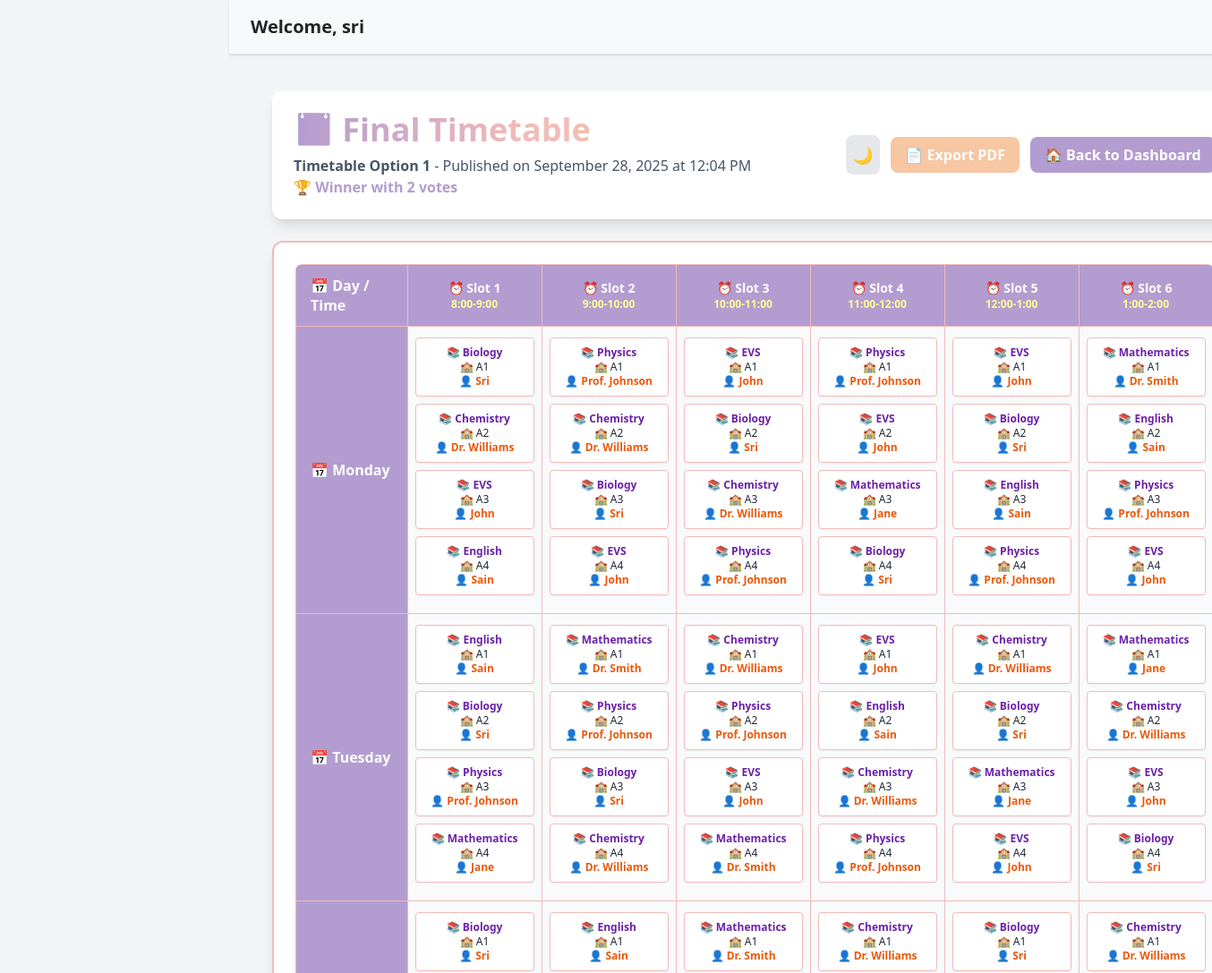
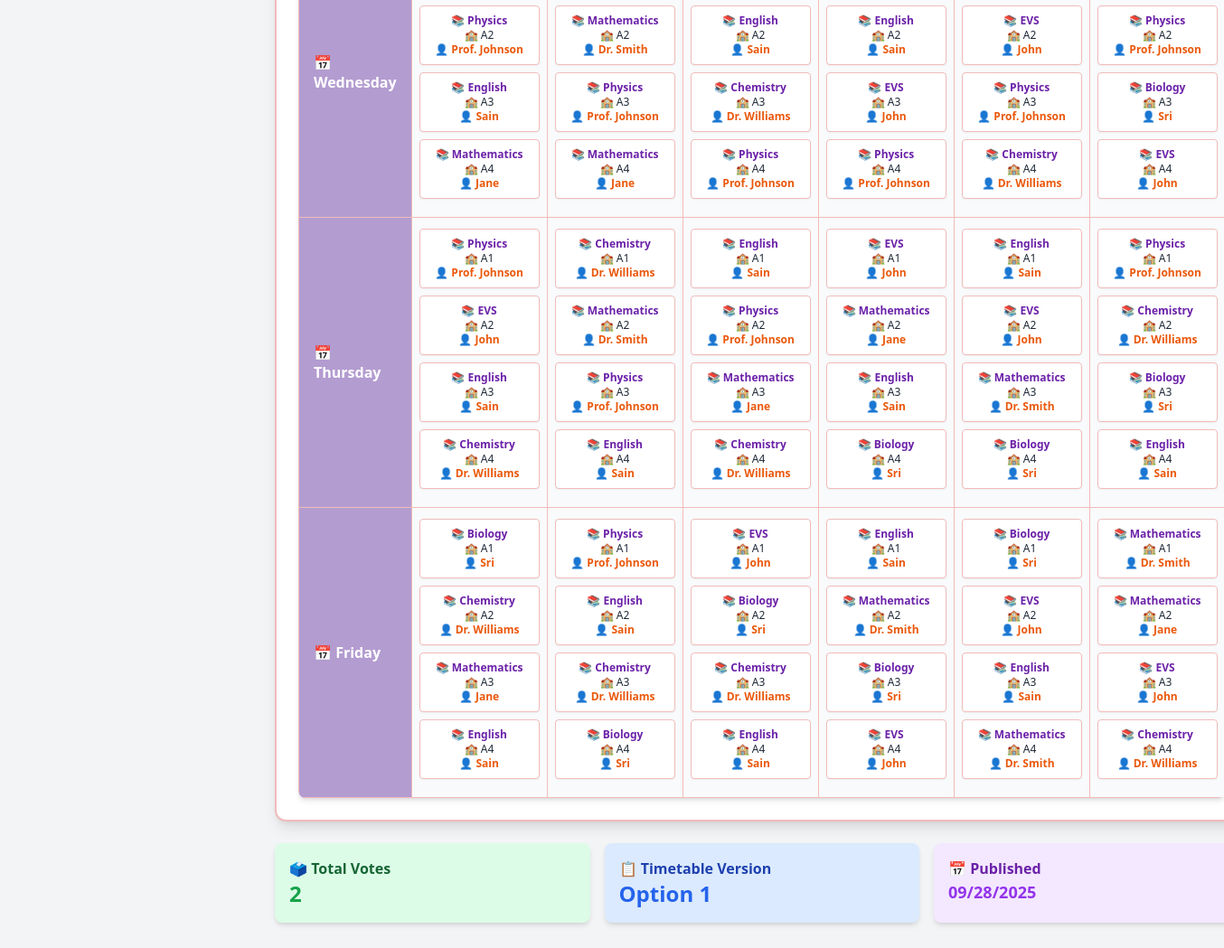
The page /published_timetable (signed in) on the database its author committed (2 pictures, top to bottom).
### app/models.py (models this page shows, shortened)
class User(UserMixin, db.Model):
    id = db.Column(db.Integer, primary_key=True)
    username = db.Column(db.String(150), unique=True, nullable=False)
    password = db.Column(db.String(150), nullable=False)
    role = db.Column(db.String(50), nullable=False, default='faculty')  # 'scheduler' or 'faculty'
    faculty_id = db.Column(db.Integer, db.ForeignKey('faculty.id'), nullable=True)  # Link to faculty record
    faculty = db.relationship('Faculty', backref='user_account')
    votes = db.relationship('Vote', backref='user')

class Timetable(db.Model):
    id = db.Column(db.Integer, primary_key=True)
    name = db.Column(db.String(150), nullable=True)
    data = db.Column(db.Text, nullable=False)
    version = db.Column(db.Integer, nullable=False, default=1)  # 1, 2, or 3 for the three options
    session_id = db.Column(db.String(100), nullable=False)  # Groups the 3 timetables together
    created_at = db.Column(db.DateTime, default=datetime.utcnow)
    is_active = db.Column(db.Boolean, default=True)  # Current voting session
    vote_count = db.Column(db.Integer, default=0)  # Total votes for this timetable
    is_published = db.Column(db.Boolean, default=False)  # Marks the winning timetable as published
    published_at = db.Column(db.DateTime, nullable=True)  # When the results were published
    votes = db.relationship('Vote', backref='timetable')

### app/routes.py (the view)
@main.route("/published_timetable")
@login_required
def get_published_timetable():
    published_timetable = Timetable.query.filter_by(is_published=True).order_by(Timetable.published_at.desc()).first()
    if not published_timetable:
        flash('No published timetable available yet.', 'info')
        return redirect(url_for('main.dashboard'))
    timetable_data = json.loads(published_timetable.data)
    consolidated_data = consolidate_timetables(timetable_data)
    return render_template('published_timetable.html',
                         timetable=published_timetable,
                         consolidated_data=consolidated_data,
                         current_user=current_user)

### app/routes.py (called while the page is built)
@login_manager.user_loader
def load_user(user_id):
    return User.query.get(int(user_id))

### app/templates/published_timetable.html (shortened to what this page needs)
﻿{% extends 'base.html' %} {% block title %}Published Timetable{% endblock %} {%
block content %}
<script src="https://cdn.tailwindcss.com"></script>
<div
  class="container mx-auto mt-2 px-4 bg-gray-100 dark:bg-gray-900 text-slate-700 dark:text-gray-300 min-h-screen transition-colors duration-300"
>
  <div
    class="flex justify-between items-center mb-6 bg-white dark:bg-gray-800 p-6 rounded-xl shadow-lg transition-colors duration-300 animate-on-load"
  >
    <div>
      <h1
        class="text-4xl font-extrabold bg-gradient-to-r from-custom-purple via-custom-pink to-custom-orange bg-clip-text text-transparent animate-slide-left"
      >
      </h1>
      <p class="text-slate-600 dark:text-gray-400 mt-2">
        <strong>{{ timetable.name }}</strong> - Published on {{
        timetable.published_at.strftime('%B %d, %Y at %I:%M %p') }}
      </p>
      <p class="text-custom-purple font-semibold">
        🏆 Winner with {{ timetable.vote_count }} votes
      </p>
    </div>
    <div class="flex gap-3 items-center">
      <button
        id="darkModeToggle"
        class="p-2 rounded-lg bg-gray-200 dark:bg-gray-600 hover:bg-gray-300 dark:hover:bg-gray-500 transition-all duration-300 dark-mode-toggle"
        title="Toggle dark mode"
      >
        <span class="text-gray-600 dark:text-yellow-400 text-lg">🌙</span>
      </button>
      <a
        href="{{ url_for('main.export_timetable_pdf') }}"
        class="bg-custom-orange hover:bg-custom-peach text-white font-bold py-2 px-4 rounded-lg transition-all duration-300 btn-animated"
      >
        📄 Export PDF
      </a>
      <a
        href="{{ url_for('main.dashboard') }}"
        class="bg-custom-purple hover:bg-custom-pink text-white font-bold py-2 px-4 rounded-lg transition-all duration-300 btn-animated"
      >
        🏠 Back to Dashboard
      </a>
    </div>
  </div>
  <div
    class="bg-white dark:bg-gray-800 rounded-xl shadow-lg p-6 border-2 border-custom-pink card-hover transition-colors duration-300 animate-on-load"
  >
    <div class="overflow-x-auto rounded-lg shadow-md">
      <table class="min-w-full border-collapse border border-custom-purple">
        <thead class="bg-custom-purple text-white">
          <tr>
            <th class="px-4 py-3 text-left border border-custom-pink font-bold">
              📅 Day / Time
            </th>
            {% for slot in ['Slot 1', 'Slot 2', 'Slot 3', 'Slot 4', 'Slot 5',
            'Slot 6'] %}
            <th
              class="px-4 py-3 text-center border border-custom-pink font-bold min-w-[150px]"
            >
              <div class="text-sm font-bold">⏰ {{ slot }}</div>
              <div class="text-xs text-custom-yellow">
                {% if slot == 'Slot 1' %}8:00-9:00{% endif %} {% if slot ==
                'Slot 2' %}9:00-10:00{% endif %} {% if slot == 'Slot 3'
                %}10:00-11:00{% endif %} {% if slot == 'Slot 4' %}11:00-12:00{%
                endif %} {% if slot == 'Slot 5' %}12:00-1:00{% endif %} {% if
                slot == 'Slot 6' %}1:00-2:00{% endif %}
              </div>
            </th>
            {% endfor %}
          </tr>
        </thead>
        <tbody class="bg-gray-50 dark:bg-gray-700">
          {% for day in ['Monday', 'Tuesday', 'Wednesday', 'Thursday', 'Friday']
          %}
          <tr
            class="hover:bg-custom-peach dark:hover:bg-gray-600 transition-all duration-300"
          >
            <td
              class="px-4 py-3 font-semibold border border-custom-pink bg-custom-purple text-white"
            >
              📅 {{ day }}
            </td>
            {% for slot in ['Slot 1', 'Slot 2', 'Slot 3', 'Slot 4', 'Slot 5',
            'Slot 6'] %}
            <td
              class="px-2 py-3 border border-custom-pink text-center align-top"
            >
              {% if consolidated_data[day][slot] %} {% for class_info in
              consolidated_data[day][slot] %} {% set parts =
              class_info.split('|') %} {% if parts|length >= 3 %}
              <div
                class="mb-2 p-2 bg-white dark:bg-gray-600 rounded text-xs border border-custom-pink shadow-sm hover:shadow-md transition-all duration-300"
              >
                <div class="font-bold text-purple-800 dark:text-purple-300">
                  📚 {{ parts[0] }}
                </div>
                <div class="text-gray-800 dark:text-gray-200 font-medium">
                  🏫 {{ parts[1] }}
                </div>
                <div class="text-orange-600 dark:text-orange-400 font-semibold">
                  👤 {{ parts[2] }}
                </div>
              </div>
              {% endif %} {% endfor %} {% else %}
              <span class="text-gray-600 dark:text-gray-400 text-sm font-medium"
                >🌅 Free Period</span
              >
              {% endif %}
            </td>
            {% endfor %}
          </tr>
          {% endfor %}
        </tbody>
      </table>
    </div>
  </div>
  <div class="mt-6 grid grid-cols-1 md:grid-cols-3 gap-4 animate-on-load">
    <div
      class="bg-green-100 dark:bg-green-900 p-4 rounded-lg shadow-md card-hover transition-colors duration-300"
    >
      <h4 class="font-bold text-green-800 dark:text-green-300">
        🗳️ Total Votes
      </h4>
      <p class="text-2xl font-bold text-green-600 dark:text-green-400">
        {{ timetable.vote_count }}
      </p>
    </div>
    <div
      class="bg-blue-100 dark:bg-blue-900 p-4 rounded-lg shadow-md card-hover transition-colors duration-300"
    >
      <h4 class="font-bold text-blue-800 dark:text-blue-300">
        📋 Timetable Version
      </h4>
      <p class="text-2xl font-bold text-blue-600 dark:text-blue-400">
        Option {{ timetable.version }}
      </p>
    </div>
    <div
      class="bg-purple-100 dark:bg-purple-900 p-4 rounded-lg shadow-md card-hover transition-colors duration-300"
    >
      <h4 class="font-bold text-purple-800 dark:text-purple-300">
        📅 Published
      </h4>
      <p class="text-lg font-bold text-purple-600 dark:text-purple-400">
        {{ timetable.published_at.strftime('%m/%d/%Y') }}
      </p>
    </div>
  </div>
</div>
{% endblock %}

### app/templates/base.html (shortened to what this page needs)
<!DOCTYPE html>
<html lang="en">
  <head>
    <script src="https://cdn.tailwindcss.com"></script>
  </head>
  <body class="bg-gray-100 text-gray-800 flex h-screen overflow-hidden">
    <div class="flex-1 flex flex-col ml-0 md:ml-64">
      <header
        class="shadow px-6 py-4 flex justify-between items-center"
        style="background-color: #f8f9fa; border-bottom: 1px solid #dee2e6"
      >
        <h2
          class="text-xl font-semibold"
          style="color: #212529 !important; font-weight: 600"
        >
          Welcome, {{ current_user.username }}
        </h2>
      </header>
      <main class="flex-1 p-8 overflow-y-auto">
        {% block content %}{% endblock %}
      </main>
    </div>
  </body>
</html>

### app/templates/published_timetable.html (style rules this page uses)
.animate-on-load { animation: fadeInUp 0.8s ease-out; }
.animate-slide-left { animation: slideInLeft 0.6s ease-out; }
.card-hover { transition: all 0.4s cubic-bezier(0.4, 0, 0.2, 1); }
.btn-animated { transition: all 0.3s cubic-bezier(0.4, 0, 0.2, 1); }
.dark-mode-toggle { transition: all 0.3s cubic-bezier(0.4, 0, 0.2, 1); }

### rows shown on the page
User: username "sri"
Timetable: name "Timetable Option 1", published_at "September 28, 2025 at 12:04 PM", vote_count "2", version "1", published_at "09/28/2025"

### other values the page prints
{{ slot }} "Slot 1" "Slot 2" "Slot 3" "Slot 4" "Slot 5" "Slot 6"
{{ day }} "Monday" "Tuesday" "Wednesday" "Thursday" "Friday"
{{ parts[0] }} "Biology" "Chemistry" "EVS" "English" "Physics" "Chemistry" "Biology" "EVS" "EVS" "Biology" "Chemistry" "Physics" "Physics" "EVS" "Mathematics" "Biology" "EVS" "Biology" "English" "Physics" "Mathematics" "English" "Physics" "EVS" "English" "Biology" "Physics" "Mathematics" "Mathematics" "Physics" "Biology" "Chemistry" "Chemistry" "Physics" "EVS" "Mathematics" "EVS" "English" "Chemistry" "Physics" "Chemistry" "Biology" "Mathematics" "EVS" "Mathematics" "Chemistry" "EVS" "Biology" "Biology" "Physics" "English" "Mathematics" "English" "Mathematics" "Physics" "Mathematics" "Mathematics" "English" "Chemistry" "Physics" "Chemistry" "English" "EVS" "Physics" "Biology" "EVS" "Physics" "Chemistry" "Chemistry" "Physics" "Biology" "EVS" "Physics" "EVS" "English" "Chemistry" "Chemistry" "Mathematics" "Physics" "English" "English" "Physics" "Mathematics" "Chemistry" "EVS" "Mathematics" "English" "Biology" "English" "EVS" "Mathematics" "Biology" "Physics" "Chemistry" "Biology" "English" "Biology" "Chemistry" "Mathematics" "English" "Physics" "English" "Chemistry" "Biology" "EVS" "Biology" "Chemistry" "English" "English" "Mathematics" "Biology" "EVS" "Biology" "EVS" "English" "Mathematics" "Mathematics" "Mathematics" "EVS" "Chemistry"
{{ parts[1] }} "A1" "A2" "A3" "A4" "A1" "A2" "A3" "A4" "A1" "A2" "A3" "A4" "A1" "A2" "A3" "A4" "A1" "A2" "A3" "A4" "A1" "A2" "A3" "A4" "A1" "A2" "A3" "A4" "A1" "A2" "A3" "A4" "A1" "A2" "A3" "A4" "A1" "A2" "A3" "A4" "A1" "A2" "A3" "A4" "A1" "A2" "A3" "A4" "A1" "A2" "A3" "A4" "A1" "A2" "A3" "A4" "A1" "A2" "A3" "A4" "A1" "A2" "A3" "A4" "A1" "A2" "A3" "A4" "A1" "A2" "A3" "A4" "A1" "A2" "A3" "A4" "A1" "A2" "A3" "A4" "A1" "A2" "A3" "A4" "A1" "A2" "A3" "A4" "A1" "A2" "A3" "A4" "A1" "A2" "A3" "A4" "A1" "A2" "A3" "A4" "A1" "A2" "A3" "A4" "A1" "A2" "A3" "A4" "A1" "A2" "A3" "A4" "A1" "A2" "A3" "A4" "A1" "A2" "A3" "A4"
{{ parts[2] }} "Sri" "Dr. Williams" "John" "Sain" "Prof. Johnson" "Dr. Williams" "Sri" "John" "John" "Sri" "Dr. Williams" "Prof. Johnson" "Prof. Johnson" "John" "Jane" "Sri" "John" "Sri" "Sain" "Prof. Johnson" "Dr. Smith" "Sain" "Prof. Johnson" "John" "Sain" "Sri" "Prof. Johnson" "Jane" "Dr. Smith" "Prof. Johnson" "Sri" "Dr. Williams" "Dr. Williams" "Prof. Johnson" "John" "Dr. Smith" "John" "Sain" "Dr. Williams" "Prof. Johnson" "Dr. Williams" "Sri" "Jane" "John" "Jane" "Dr. Williams" "John" "Sri" "Sri" "Prof. Johnson" "Sain" "Jane" "Sain" "Dr. Smith" "Prof. Johnson" "Jane" "Dr. Smith" "Sain" "Dr. Williams" "Prof. Johnson" "Dr. Williams" "Sain" "John" "Prof. Johnson" "Sri" "John" "Prof. Johnson" "Dr. Williams" "Dr. Williams" "Prof. Johnson" "Sri" "John" "Prof. Johnson" "John" "Sain" "Dr. Williams" "Dr. Williams" "Dr. Smith" "Prof. Johnson" "Sain" "Sain" "Prof. Johnson" "Jane" "Dr. Williams" "John" "Jane" "Sain" "Sri" "Sain" "John" "Dr. Smith" "Sri" "Prof. Johnson" "Dr. Williams" "Sri" "Sain" "Sri" "Dr. Williams" "Jane" "Sain" "Prof. Johnson" "Sain" "Dr. Williams" "Sri" "John" "Sri" "Dr. Williams" "Sain" "Sain" "Dr. Smith" "Sri" "John" "Sri" "John" "Sain" "Dr. Smith" "Dr. Smith" "Jane" "John" "Dr. Williams"
